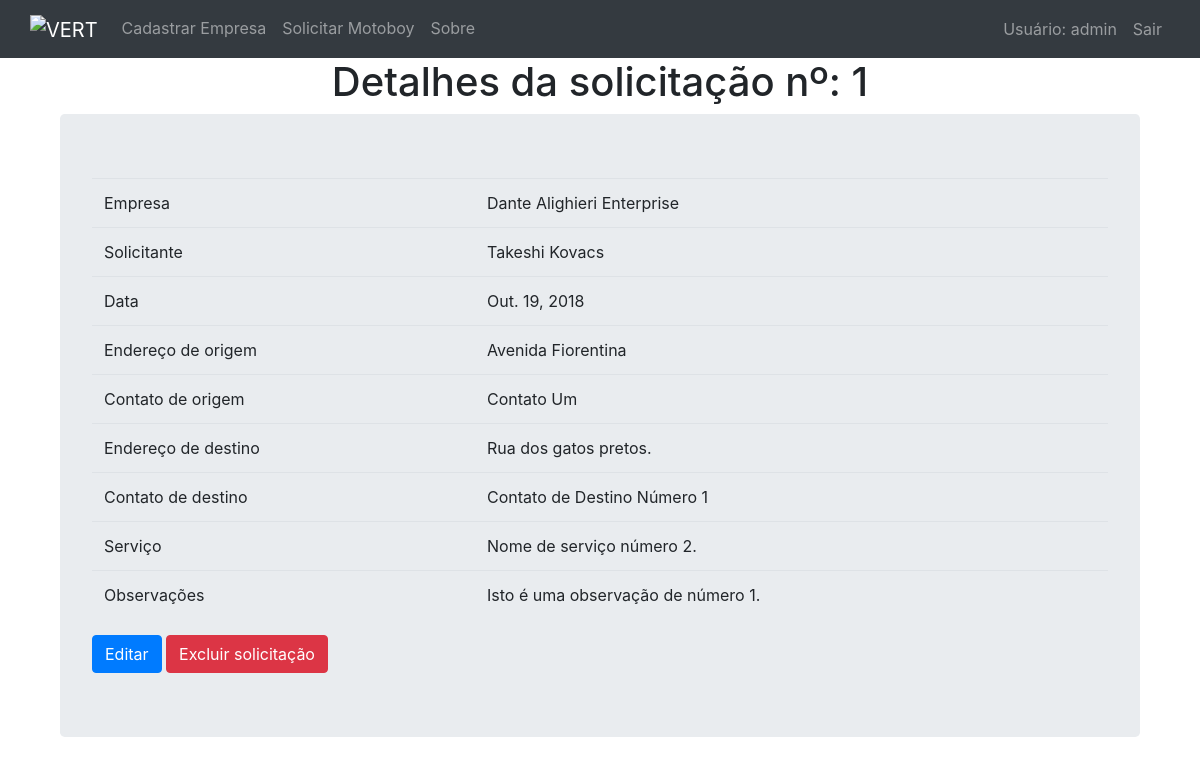
The page /detalhes_solicitacao/1 (signed in) on the database its author committed.
### solicitacao/models.py (models this page shows, shortened)
class Solicitacao(models.Model):
    class Meta:
        verbose_name_plural = "Solicitações"  # Mostra plural correto no '/admin'
    empresa = models.ForeignKey(Empresa, on_delete=models.CASCADE, related_name='empresa_id')
    data = models.DateField(default=date.today)
    solicitante = models.CharField(max_length=30)
    endereco_origem = models.CharField(max_length=50)
    contato_origem = models.CharField(max_length=30)
    servico = models.TextField()
    endereco_destino = models.CharField(max_length=30)
    contato_destino = models.CharField(max_length=30)
    observacoes = models.TextField()

class Empresa(models.Model):
    nome = models.CharField(max_length=30)
    cnpj = models.CharField(max_length=25, unique=True)
    '''O 'unique=True' impede CNPJs duplicados
    '''
    def __str__(self):
        return self.nome

### solicitacao/views.py (the view)
# urls.py: path('detalhes_solicitacao/<int:pk>', views.detalhes_solicitacao, name='detalhes_solicitacao'),
@login_required(login_url='login')  # Redir. p/ login usuário deslogado
def detalhes_solicitacao(request, pk):
    detalhes = Solicitacao.objects.get(pk=pk)
    return render(request, 'detalhes_solicitacao.html', {
        'detalhes': detalhes,
    })

### solicitacao/templates/detalhes_solicitacao.html (shortened to what this page needs)
{% extends "layouts/base.html" %}
{% block title %}
<h1 class="text-center" "border border-primary">Detalhes da solicitação nº: {{ detalhes.pk }}</h1>
{% endblock title %}
{% block content %}
<div class="container">
    <div class="jumbotron">
        <table class="table">
            <tbody>
                <tr>
                    <td>Empresa</td>
                    <td>{{ detalhes.empresa }}</td>
                </tr>
                <tr>
                    <td>Solicitante</td>
                    <td>{{ detalhes.solicitante }}</td>
                </tr>
                <tr>
                    <td>Data</td>
                    <td>{{ detalhes.data }}</td>
                </tr>
                <tr>
                    <td>Endereço de origem</td>
                    <td>{{ detalhes.endereco_origem }}</td>
                </tr>
                <tr>
                    <td>Contato de origem</td>
                    <td>{{ detalhes.contato_origem }}</td>
                </tr>
                <tr>
                    <td>Endereço de destino</td>
                    <td>{{ detalhes.endereco_destino }}</td>
                </tr>
                <tr>
                    <td>Contato de destino</td>
                    <td>{{ detalhes.contato_destino }}</td>
                </tr>
                <tr>
                    <td>Serviço</td>
                    <td>{{ detalhes.servico }}</td>
                </tr>
                <tr>
                    <td>Observações</td>
                    <td>{{ detalhes.observacoes }}</td>
                </tr>
            </tbody>
        </table>
        <button id="btn-edit-solicitacao" value="{{ detalhes.pk }}" type="button" class="btn btn-primary">Editar</button>
        <button id="btn-deletar-solicitacao" value="{{ detalhes.pk }}" type="button" class="btn btn-danger">Excluir
            solicitação</button>
    </div>
{% endblock content %}

### solicitacao/templates/layouts/navbar.html
{% block navbar %}
<nav class="navbar navbar-expand navbar-dark bg-dark">
    <div class="container">
        <ul class="navbar-nav">
            <a class="navbar-brand" href="/"><img src="http://blog.vert-capital.com/wp-content/themes/vert/images/logo-vert.png"alt="VERT"></a>
            <li class="nav-item {{ cadastro_active }}">
                <a class="nav-link" href="/cadastro_empresa">Cadastrar Empresa</a>
            </li>
            <li class="nav-item {{ solicitacao_active }}">
                <a class="nav-link" href="/solicitacao_motoboy">Solicitar Motoboy</a>
            </li>
            <li class="nav-item {{ sobre_active }}">
                <a class="nav-link" href="/sobre">Sobre</a>
            </li>
        </ul>
        <ul class="navbar-nav">
            <li class="nav-item">
                <a class="nav-link" href="#">Usuário: {{user}}</a>
            </li>
            <li class="nav-item">
                <a class="nav-link" href="/logout">Sair</a>
            </li>
        </ul>
    </div>
</nav>
{% endblock navbar %}

### rows shown on the page
Solicitacao: pk "1", empresa "Dante Alighieri Enterprise", solicitante "Takeshi Kovacs", data "Out. 19, 2018", endereco_origem "Avenida Fiorentina", contato_origem "Contato Um", endereco_destino "Rua dos gatos pretos.", contato_destino "Contato de Destino Número 1", servico "Nome de serviço número 2.", observacoes "Isto é uma observação de número 1."

### other values the page prints
{{ user }} "admin"
